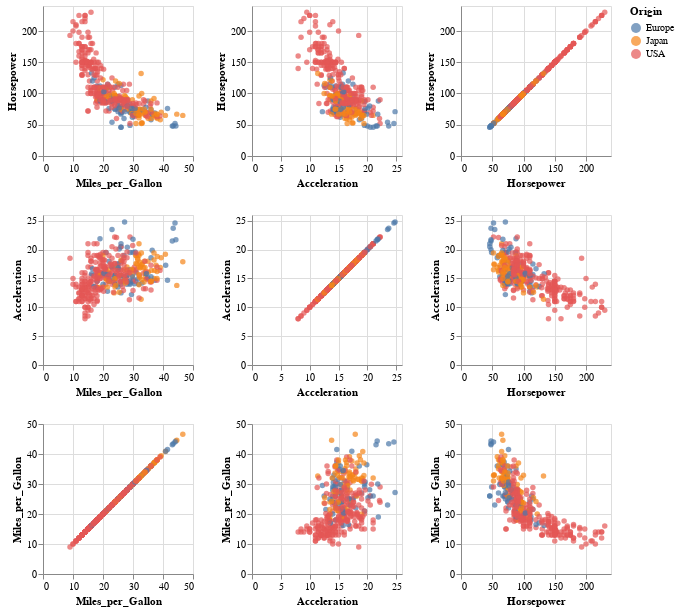

The code cell stored with this chart in its notebook:
### Code cell
alt.Chart(cars).mark_circle().encode(
    alt.X(alt.repeat("column"), type='quantitative'),
    alt.Y(alt.repeat("row"), type='quantitative'),
    color='Origin:N'
).properties(
    width=150,
    height=150
).repeat(
    row=['Horsepower', 'Acceleration', 'Miles_per_Gallon'],
    column=['Miles_per_Gallon', 'Acceleration', 'Horsepower']
).interactive()

# И его можно скролить =)

### Figure 1 — Vega-Lite specification as saved in the notebook (floating-point values rounded to 4 significant figures; data arrays with more than 128 entries replaced by an {"elided": "..."} marker saying what was removed)
{"config": {"view": {"continuousWidth": 400, "continuousHeight": 300}}, "repeat": {"column": ["Miles_per_Gallon", "Acceleration", "Horsepower"], "row": ["Horsepower", "Acceleration", "Miles_per_Gallon"]}, "spec": {"data": {"name": "data-f02450ab61490a1363517a0190416235"}, "mark": "circle", "encoding": {"color": {"field": "Origin", "type": "nominal"}, "x": {"field": {"repeat": "column"}, "type": "quantitative"}, "y": {"field": {"repeat": "row"}, "type": "quantitative"}}, "height": 150, "selection": {"selector004": {"type": "interval", "bind": "scales", "encodings": ["x", "y"]}}, "width": 150}, "$schema": "https://vega.github.io/schema/vega-lite/v4.17.0.json", "datasets": {"data-f02450ab61490a1363517a0190416235": {"elided": "406 records"}}}
